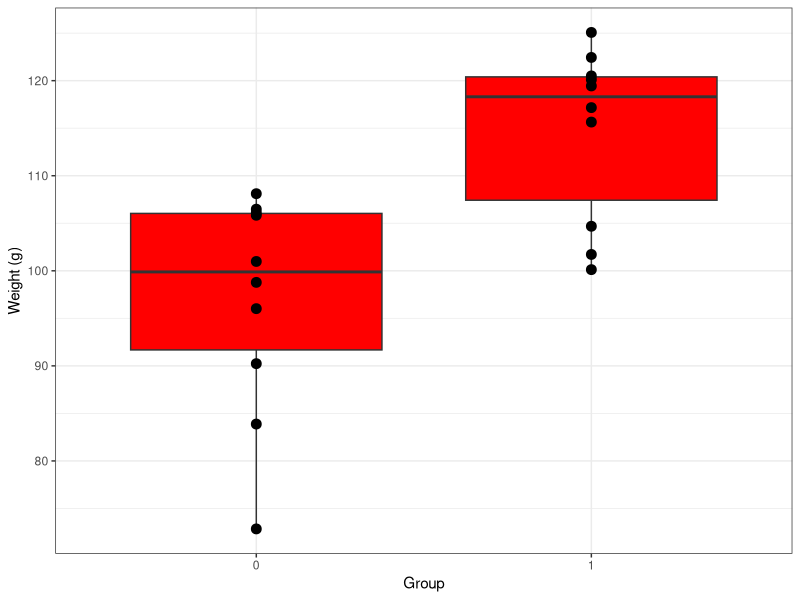
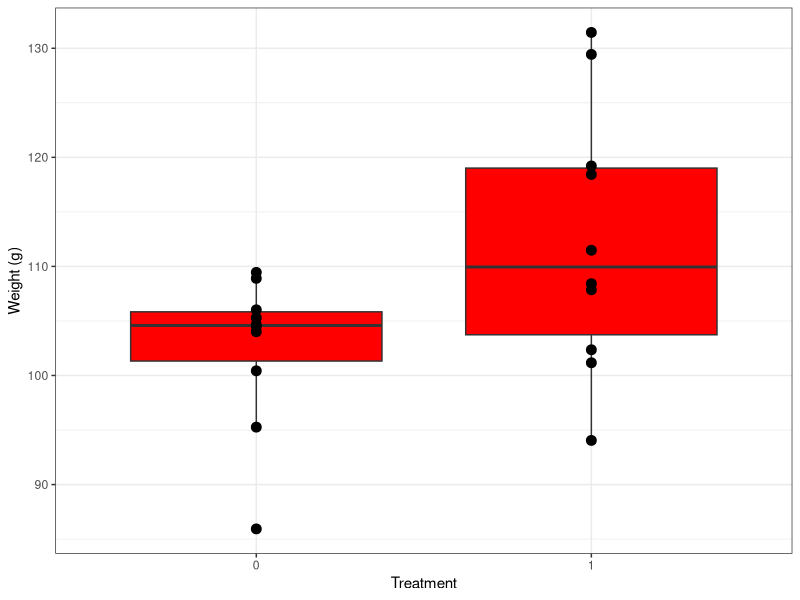
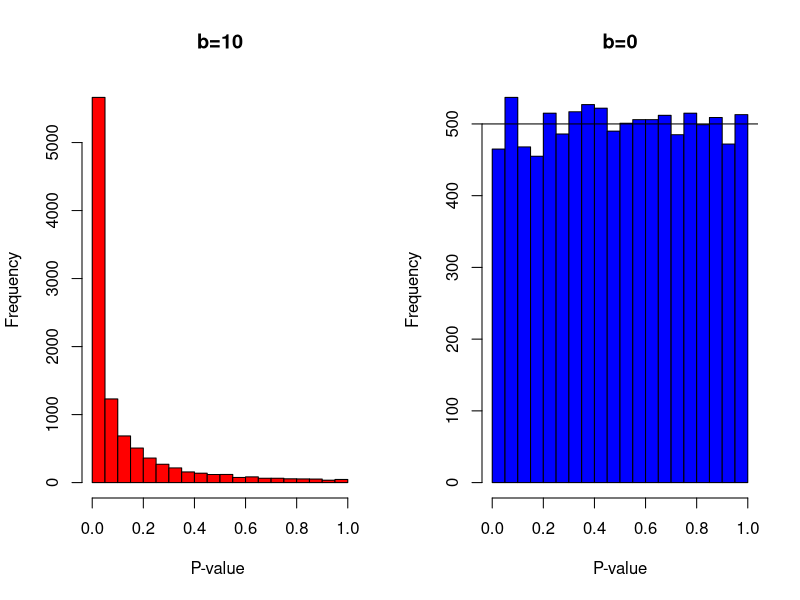

Here is the R script that generated these plots, in order:
## ---- chunk 1
knitr::opts_chunk$set(warning=FALSE, message=FALSE, echo=FALSE, cache=TRUE)
## ---- chunk 2
set.seed(06102019) # Setting the seed .
simData1 <- function(N=10, b=10, sd=10, a=100){  # 'a' is the control mean, it doesn't matter at all
  treatment <- rep(c(0,1), each=N) #  'treatment' is the treatment group
  weight <- rnorm(2*N, a+b*treatment, sd) #  'weight' is the response
  data.frame(treatment,weight)
}

data1 <- simData1()

## ---- chunk 3
library(lmerTest)
library(ggplot2)
## ---- chunk 4
ggplot(data=data1, aes(x=factor(treatment), y=weight)) + 
  geom_boxplot(fill="red") + 
  geom_point(size=3) + 
  theme_bw() + labs(x="Group", y="Weight (g)")
## ---- chunk 5

t.test(data=data1, weight~treatment)

## ---- chunk 6

data2 <- simData1()

ggplot(data=data2, aes(x=factor(treatment), y=weight)) + 
  geom_boxplot(fill="red") + geom_point(size=3) + 
  theme_bw() + xlab("Treatment") + ylab("Weight (g)")
t.test(data=data2, weight~treatment)


## ---- chunk 7
simPvalue <- function(N=10, b=10, sd=10){
  dat <- simData1(N=N, b=b, sd=sd) # get the data
  ttest1 <- t.test(data=dat, weight~treatment) # do the t-test
  ttest1$p.value # return the p-value
}

## ---- chunk 8

repsH1_p <- replicate(10000, simPvalue(b=10) )
repsH0_p <- replicate(10000, simPvalue(b=0) )

## ---- chunk 9

par(mfrow=c(1,2))

hist(repsH1_p, col="red", breaks=20, main="b=10", xlab="P-value ", ylab="Frequency", freq=TRUE)

hist(repsH0_p, col="blue", breaks=20, main="b=0", xlab="P-value", ylab="Frequency", freq=TRUE)
abline(a=500,b=0)


## ---- chunk 10

power.t.test( d=10, sd=10, n=10, power=NULL)

## ---- chunk 11

sum(repsH0_p<0.05)
